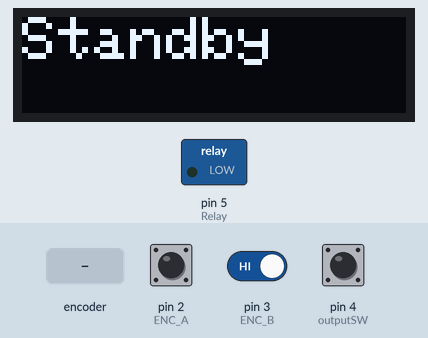
Bench run of a sketch on a simulated Arduino Uno, built with avr-gcc and run on an emulated ATmega328P. Parts: 128×32 one-colour display, switched loads named in the sketch (green lamp = pin HIGH). The inputs (shaded band) are chosen by the test bench; at power-on: pin 3 (ENC_B) HIGH, pin 4 (outputSW) HIGH, pin 2 (ENC_A) HIGH. What the sketch prints to the serial monitor is not drawn.

Above: at 1.2 s.
1.3 s: pin 3 (ENC_B) driven LOW
At 1.7 s:
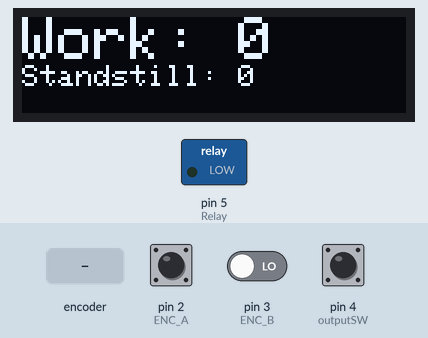
4.3 s: rotary encoder on pin 2 (ENC_A) / pin 3 (ENC_B) turned 3 steps (first pin leading)
At 7.7 s:
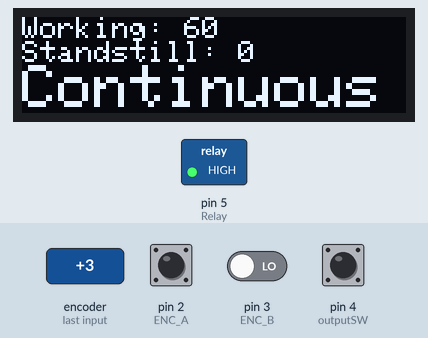
7.9 s: rotary encoder on pin 2 (ENC_A) / pin 3 (ENC_B) turned 3 steps (first pin leading)
At 8.1 s:
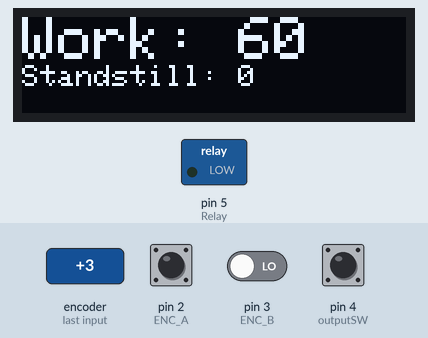
10.0 s: pin 4 (outputSW) pulled LOW for 0.15 s
At 10.8 s:
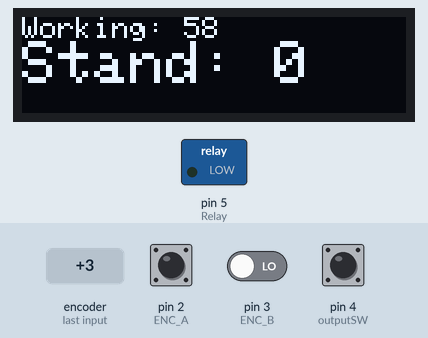
13.1 s: pin 4 (outputSW) pulled LOW for 1 s
At 13.5 s:
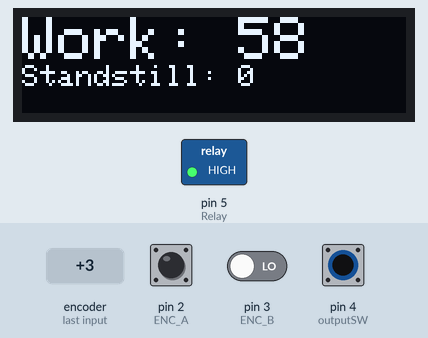
17.0 s: pin 4 (outputSW) pulled LOW for 3.2 s
Timing chart, 0 to 20.0 s (numbered marks = the images above; inputs shaded):
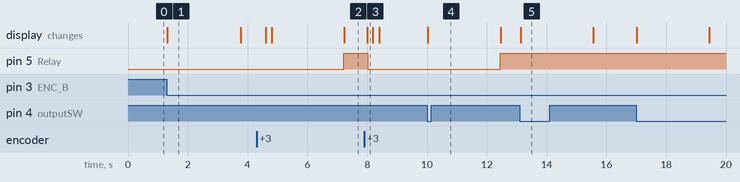

Measured:
- after the input at 1.3 s, the display: changes at once (image 1)
- after the input at 4.3 s, pin 5 (Relay): LOW → HIGH after 2.9 s; the display: first changes after 0.30 s (image 2 shows a later state)
- after the input at 7.9 s, pin 5 (Relay): HIGH → LOW after 0.12 s; the display: changes after 0.11 s (image 3)
- after the input at 10.0 s, pin 5 (Relay): LOW → HIGH after 2.5 s instead of 0.80 s; the display: changes at once (image 4)
- after the input at 13.1 s, the display: changes at once (image 5)
- what the display in image 1 shows lasts 2.5 s, from 1.3 s to 3.8 s

The sketch:

RoomHeater.ino
```cpp
#include <Wire.h>
#include <Adafruit_GFX.h>
#include <Adafruit_SSD1306.h>

  Adafruit_SSD1306 display (128, 32, &Wire, 4);

  #define ENC_A 2
  #define ENC_B 3
  #define ENC_TYPE 1
  #define outputSW 4
  int Relay = 5;
  volatile boolean state0, lastState, turnFlag;
  int encCounter = 0;
  int encCounterLastState = 0;
  int swState = 1;
  int swLastState = 1;

  bool ChangeValue = false;
  bool ChangeMode = false;

  int DisplayMode = 0;
  bool InfiniteWork = false;

  bool WaitForInterfaceTimer = false;
  bool WaitForInterfaceTimerCompleted = false;
  bool WaitForInterfaceTimerJustStopped = false;
  int WaitForInterfaceTimerMill = 2500;


  bool MainTimersWorks = false;

  bool WorkingTimer = false;
  bool WorkingTimerCompleted = false;
  bool WorkingTimerJustStopped = false;
  unsigned long WorkingTimeoutMin;
  unsigned long WorkingTimeoutMill;


  bool StandstillTimer = false;
  bool StandstillTimerCompleted = false;
  bool StandstillTimerJustStopped = false;
  unsigned long StandstillTimeoutMin;
  unsigned long StandstillTimeoutMill;

  unsigned long CurrentTime;
  unsigned long StartTime;
  unsigned long TargetTimeDifference;
  unsigned long TimeDifference;
  unsigned long TimingTargetMin;
  unsigned long TimingTargetSec;
  unsigned long TimingTargetMill;


void setup() {
  Serial.begin(9600);
  Serial.println("Started");

  if(!display.begin(SSD1306_SWITCHCAPVCC, 0x3C)) {
    Serial.println(F("SSD1306 allocation failed"));
    for(;;); }
  UpdateDisplay();

  attachInterrupt(1, int0, CHANGE);
  pinMode (Relay, OUTPUT);
}

void UpdateDisplay() {

  if (DisplayMode==0) { // Режим простоя
    display.clearDisplay();
    display.setTextColor(WHITE);
    display.setTextSize(2);
    display.setCursor(0,0);
    display.println("Standby");
    display.display();

  } else if (DisplayMode==1) { // Выбор времени работы
    display.clearDisplay();
    display.setTextColor(WHITE);
    display.setTextSize(2);
    display.setCursor(0,0);
    display.print("Work: ");
    display.println(WorkingTimeoutMin);
    display.setTextSize(1);
    display.print("Standstill: ");
    display.println(StandstillTimeoutMin);
    display.display();

  } else if (DisplayMode==2) { // Выбор времени простоя
    display.clearDisplay();
    display.setTextColor(WHITE);
    display.setTextSize(1);
    display.setCursor(0,0);
    display.print("Working: ");
    display.println(WorkingTimeoutMin);
    display.setTextSize(2);
    display.print("Stand: ");
    display.println(StandstillTimeoutMin);
    display.display();

  } else if (DisplayMode==3) { // Нормальная работа
    display.clearDisplay();
    display.setTextColor(WHITE);
    display.setTextSize(1);
    display.setCursor(0,0);
    display.print("Working: ");
    display.println(WorkingTimeoutMin);
    display.print("Standstill: ");
    display.println(StandstillTimeoutMin);
    display.setTextSize(2);
    if (InfiniteWork==true) {
      display.print("Continuous work");
    } else {
      display.print("Rem: ");
      display.print(TimingTargetMin);
      display.print(":");
      display.print(TimingTargetSec);
      if (WorkingTimer) {
        display.fillRect(90, 2, 38, 3, WHITE);
      } else if (StandstillTimer) {
        display.fillRect(90, 9, 38, 3, WHITE);
      }
    }
    display.display();
  }


}

void Timer() {
  if (WaitForInterfaceTimer == true) {
    CurrentTime = millis();

    TimeDifference = CurrentTime - StartTime;
    TargetTimeDifference = TimingTargetMill - TimeDifference;

    if (TargetTimeDifference < 100) {
      WaitForInterfaceTimerCompleted = true;
    }
  }

  if (WorkingTimer == true && MainTimersWorks == true) {
    CurrentTime = millis();

    if (StandstillTimeoutMin == 0) {
      InfiniteWork = true;
    } else {
      InfiniteWork = false;
      TimeDifference = CurrentTime - StartTime;
      TargetTimeDifference = WorkingTimeoutMill - TimeDifference;
      TimingTargetSec = TargetTimeDifference / 1000;
      TimingTargetMin = TimingTargetSec / 60;
      TimingTargetSec = TimingTargetSec - TimingTargetMin * 60;
      //Serial.println(TargetTimeDifference);

      if (TargetTimeDifference < 500) {
        WorkingTimerCompleted = true;
        StopWorkingTimer();
        StartStandstillTimer();
      }
    }
  }

  if (StandstillTimer == true && MainTimersWorks == true) {
    CurrentTime = millis();

    TimeDifference = CurrentTime - StartTime;
    TargetTimeDifference = StandstillTimeoutMill - TimeDifference;
    TimingTargetSec = TargetTimeDifference / 1000;
    TimingTargetMin = TimingTargetSec / 60;
    TimingTargetSec = TimingTargetSec - TimingTargetMin * 60;
    //Serial.println(TargetTimeDifference);

    if (TargetTimeDifference < 500) {
      StandstillTimerCompleted = true;
      StopStandstillTimer();
      StartWorkingTimer();
    }
  }

}


void StartWorkingTimer() {
  if (WorkingTimeoutMin != 0) {
    StartTime = millis();
    WorkingTimer = true;

    TargetTimeDifference = 0;
    TimeDifference = 0;
    TimingTargetMin = 0;
    TimingTargetSec = 0;
    TimingTargetMill = 0;

    //Serial.println("Relay HIGH");
    digitalWrite (Relay, HIGH);
  }
}

void StopWorkingTimer() {
  WorkingTimer = false;
}

void StartStandstillTimer() {
  if (StandstillTimeoutMin != 0) {
    StartTime = millis();
    StandstillTimer = true;

    TargetTimeDifference = 0;
    TimeDifference = 0;
    TimingTargetMin = 0;
    TimingTargetSec = 0;
    TimingTargetMill = 0;

    //Serial.println("Relay LOW");
    digitalWrite (Relay, LOW);
  }
}

void StopStandstillTimer() {
   StandstillTimer = false;
}

void ModeSwitcher() {

  if (WaitForInterfaceTimer == true) { // Если таймер интерфейса включен

    if (WaitForInterfaceTimerCompleted == true) { // Если таймер уже кончился
      if (WorkingTimeoutMin != 0) { // Переключение экрана
        DisplayMode = 3;
      } else {
        DisplayMode = 0; }
      WaitForInterfaceTimer = false; // Сбросить и выключить таймер
      WaitForInterfaceTimerCompleted = false;
      WaitForInterfaceTimerJustStopped = true;
      MainTimersWorks = true;
      StartWorkingTimer();

    } else { // Таймер еще не кончился, работаем
      if (ChangeValue == true) {
        digitalWrite (Relay, LOW);
        ChangeValue = false;
        if (DisplayMode == 1) { // Выбор времени работы
          WorkingTimeoutMin = encCounter;
          WorkingTimeoutMill = WorkingTimeoutMin * 60;
          WorkingTimeoutMill = WorkingTimeoutMill * 1000;
        } else if (DisplayMode == 2) { // Выбор времени простоя
          StandstillTimeoutMin = encCounter;
          StandstillTimeoutMill = StandstillTimeoutMin * 60;
          StandstillTimeoutMill = StandstillTimeoutMill * 1000;
        }
        TimingTargetMill = WaitForInterfaceTimerMill; // Сброс таймера
        StartTime = millis();
      }
      if (ChangeMode == true) {
        digitalWrite (Relay, LOW);
        ChangeMode = false;
        if (MainTimersWorks == true) {
          MainTimersWorks = false;
        }
        if (DisplayMode == 1) { // Выбор времени работы
          DisplayMode = 2;
          encCounter = StandstillTimeoutMin;
        } else if (DisplayMode == 2) { // Выбор времени простоя
          DisplayMode = 1;
          encCounter = WorkingTimeoutMin;
        }
        TimingTargetMill = WaitForInterfaceTimerMill; // Сброс таймера
        StartTime = millis();
      }

    }

  } else { // Если не включен, проверить и включить
      if (ChangeValue == true) {
        ChangeValue = false;
        WaitForInterfaceTimer = true;  // Запуск таймера
        TimingTargetMill = WaitForInterfaceTimerMill;
        StartTime = millis();
        if (MainTimersWorks == true) {
          MainTimersWorks = false;
        }
        if (DisplayMode == 0 || DisplayMode == 3) {
          DisplayMode = 1;
          encCounter = WorkingTimeoutMin;
        }
      }

      if (ChangeMode == true) {
        ChangeMode = false;
        WaitForInterfaceTimer = true;  // Запуск таймера
        TimingTargetMill = WaitForInterfaceTimerMill;
        StartTime = millis();
        if (MainTimersWorks == true) {
          MainTimersWorks = false;
        }
        if (DisplayMode == 0 || DisplayMode == 3) {
          DisplayMode = 1;
        }
      }
  }

  Timer();
  UpdateDisplay();
}


void int0() {
  state0 = digitalRead(ENC_A);
  if (state0 != lastState) {
    #if (ENC_TYPE == 1)
    turnFlag = !turnFlag;
    if (turnFlag)
    encCounter += (digitalRead(ENC_B) != lastState) ? -1 : 1;
    #else
    encCounter += (digitalRead(ENC_B) != lastState) ? -1 : 1;
    #endif
    lastState = state0;
  }
}

void EncoderHandler() {
  if (encCounter != encCounterLastState) {
    if (encCounter>60) {
      encCounter=0;
    } else if (encCounter<0) {
      encCounter=60;
    }

    encCounterLastState = encCounter;
    ChangeValue = true;
    ModeSwitcher();
  }
}

void SwitchHandler() {
  swState = digitalRead(outputSW);
  if (swState != swLastState) {
    if (swState == 0) {
      ChangeMode = true;
      ModeSwitcher();
    }

    swLastState = swState;
  }
}


void loop() {
  EncoderHandler();
  SwitchHandler();
  ModeSwitcher();
}
```
